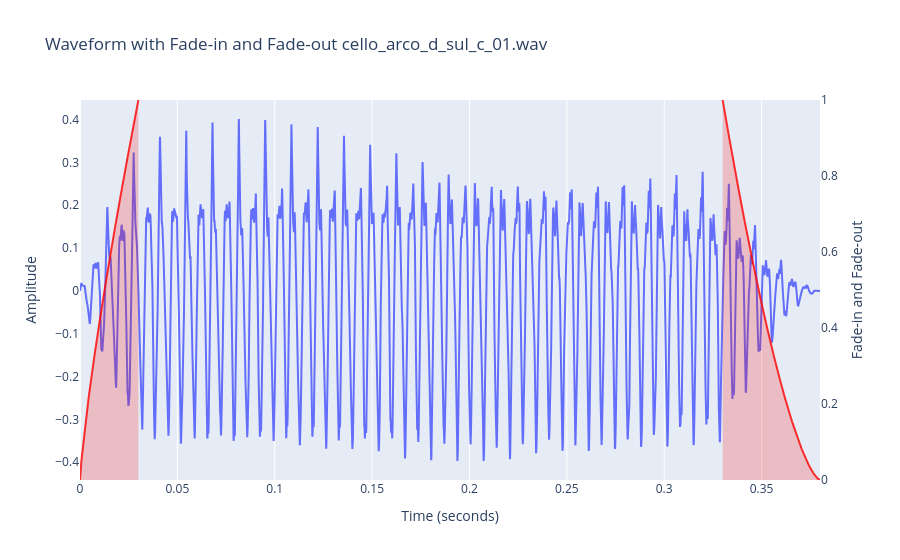

Notebook code for this chart:
### Code cell
from py_scripts.audio_utils import trim_and_fade_audio

start_time = 0.37
end_time = 0.75
add_fades = True
fade_in_duration = 0.03
fade_out_duration = 0.05
fade_in_exponent = 0.8
fade_out_exponent = 1.5

cut_audio_data, cut_duration = trim_and_fade_audio(audio_data, sample_rate, num_channels, duration, wav_filename, start_time, 
                                                   end_time, add_fades, fade_in_duration, fade_out_duration, 
                                                   fade_in_exponent, fade_out_exponent)

# Create an audio player for the loaded file
display(Audio(cut_audio_data, rate=sample_rate))

### Figure 1 — Plotly figure (JSON) as saved in the notebook; plotly's stock layout.template omitted (floating-point values rounded to 4 significant figures; data arrays with more than 128 entries replaced by an {"elided": "..."} marker saying what was removed)
{"data": [{"name": "Waveform", "type": "scatter", "x": {"elided": "16758 float values"}, "y": {"elided": "16758 float values"}, "yaxis": "y"}, {"fill": "tozeroy", "fillcolor": "rgba(255,0,0,0.2)", "line": {"color": "rgba(255,0,0,0.8)"}, "name": "Fade-in Curve", "type": "scatter", "x": {"elided": "1323 float values"}, "y": {"elided": "1323 float values"}, "yaxis": "y2"}, {"fill": "tozeroy", "fillcolor": "rgba(255,0,0,0.2)", "line": {"color": "rgba(255,0,0,0.8)"}, "name": "Fade-out Curve", "type": "scatter", "x": {"elided": "2205 float values"}, "y": {"elided": "2205 float values"}, "yaxis": "y2"}], "layout": {"showlegend": false, "title": {"text": "Waveform with Fade-in and Fade-out cello_arco_d_sul_c_01.wav"}, "xaxis": {"title": {"text": "Time (seconds)"}}, "yaxis": {"showgrid": false, "side": "left", "title": {"text": "Amplitude"}, "zeroline": false}, "yaxis2": {"overlaying": "y", "range": [0, 1], "showgrid": false, "side": "right", "title": {"text": "Fade-in and Fade-out"}, "zeroline": false}}}
